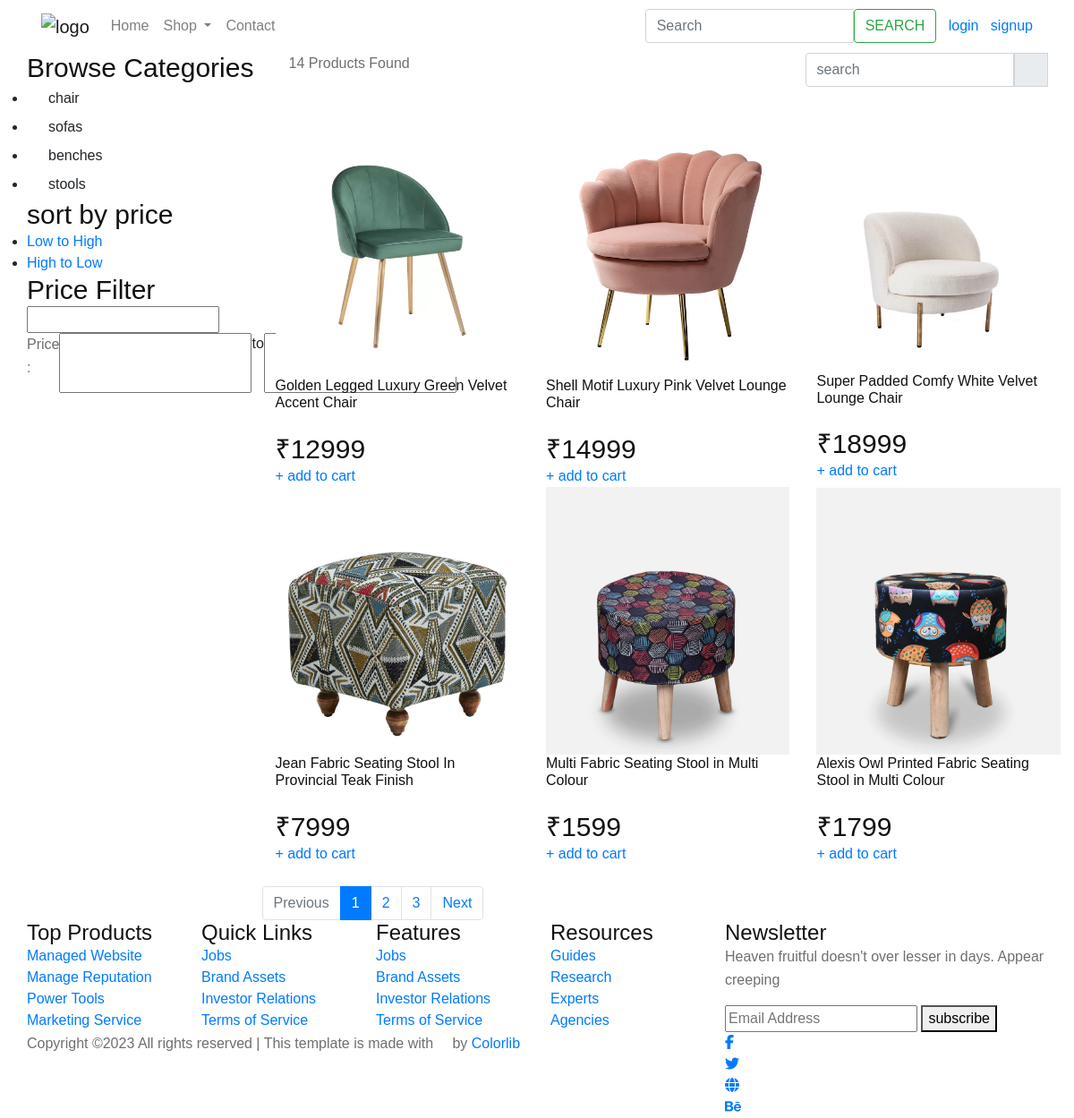
/store/, run on the app's committed database.
### category/models.py (models this page shows, shortened)
class Category(models.Model):
    category_name = models.CharField(max_length=50, unique=True)
    slug = models.SlugField(max_length=100, unique=True)
    description = models.TextField(max_length=255, blank=False)
    cat_image = models.ImageField(upload_to='photos/categories', blank=False)
    class Meta:
        verbose_name = 'category'
        verbose_name_plural = 'categories'
    def get_url(self):
        return reverse('products_by_category', args=[ self.slug])

### store/models.py (models this page shows, shortened)
class Product(models.Model):
    product_name = models.CharField(max_length=200,unique=True)
    slug         = models.SlugField(max_length=200,unique=True)
    description  =models.TextField(max_length=500, blank=True)
    price        =models.IntegerField()
    images       =models.ImageField(upload_to='photos/products')
    stock        =models.IntegerField()
    is_available =models.BooleanField(default=True)
    category     =models.ForeignKey(Category, on_delete=models.CASCADE)
    created_date =models.DateTimeField(auto_now_add=True)
    modified_date=models.DateTimeField(auto_now=True)
    def get_url(self):
        return reverse('product_detail', args=[self.category.slug, self.slug])

### store/views.py (the view)
# urls.py: path('store/', include("store.urls")),
def store(request, category_slug=None):
    categories = None
    products = None
    if category_slug != None:
        categories = get_object_or_404(Category, slug=category_slug)
        products = Product.objects.filter(category=categories, is_available=True)
        paginator=Paginator(products,2)
        page =request.GET.get('page')#capture the page number that comes with the url
        paged_products=paginator.get_page(page)
        product_count = products.count()
    else:
        products = Product.objects.all().filter(is_available=True).order_by('id')
        paginator=Paginator(products,6)
        page =request.GET.get('page')#capture the page number that comes with the url
        paged_products=paginator.get_page(page)#paged_products have 6 prducts
        product_count = products.count()
    context = {
        'products': paged_products,
        'product_count': product_count,
    }
    return render(request, 'store/allproducts.html', context)

### cart/context_processors.py (called while the page is built)
def counter(request):
    cart_count = 0
    if 'admin' in request.path:
        return {}
    else:
        try:
            cart = Cart.objects.filter(cart_id=_cart_id(request))
            if request.user.is_authenticated:
                cart_items = CartItem.objects.all().filter(user=request.user)
            else:
                cart_items = CartItem.objects.all().filter(cart=cart[:1])
            for cart_item in cart_items:
                cart_count += cart_item.quantity
        except Cart.DoesNotExist:
            cart_count = 0
    return dict(cart_count=cart_count)

### cart/views.py (called while the page is built)
def _cart_id(request):
    cart = request.session.session_key
    if not cart:
        cart = request.session.create()
    return cart

def _wishlist_id(request):
    wishlist = request.session.session_key
    if not wishlist:
        wishlist = request.session.create()
    return wishlist

### category/context_processors.py (called while the page is built)
def  menu_links(request):
    links=Category.objects.all()
    return {
       'links': links
    }

### store/context_processors.py (called while the page is built)
def wishlist_counter(request):
    wishlist_count = 0
    if 'admin' in request.path:
        return {}
    else:
        try:
            wishlist = Wishlist.objects.filter(wishlist_id=_wishlist_id(request))
            if request.user.is_authenticated:
                wishlist_items = WishlistItem.objects.all().filter(user=request.user)
            else:
                wishlist_items = WishlistItem.objects.all().filter(wishlist=wishlist[:1])
            for wishlist_item in wishlist_items:
                wishlist_count += 1
        except Wishlist.DoesNotExist:
            wishlist_count = 0
    return dict(wishlist_count=wishlist_count)

### templates/store/allproducts.html (shortened to what this page needs)
{% extends 'base.html' %}
{% load static %}
{% block content %}
<body>
  <section class="cat_product_area section_padding">
      <div class="container">
          <div class="row">
              <div class="col-lg-3">
                  <div class="left_sidebar_area">
                      <aside class="left_widgets p_filter_widgets">
                          <div class="l_w_title">
                              <h3>Browse Categories</h3>
                          </div>
                          <div class="widgets_inner">
                              <ul class="list">
                                  {% for category in links %}
                                  <li>
                                      <a class="dropdown-item" href="{{ category.get_url }}">{{ category.category_name }} </a>
                                  </li>
                                  {% endfor %}
                              </ul>
                          </div>
                      </aside>
                      <aside class="left_widgets p_filter_widgets">
                          <div class="l_w_title">
                              <h3>sort by price</h3>
                          </div>
                          <div class="widgets_inner">
                              <ul class="list">
                                  <li>
                                    <a href="{% url 'sort_by_price' %}?sort=low_to_high">Low to High</a>
                                  </li>
                                  <li>
                                    <a href="{% url 'sort_by_price' %}?sort=high_to_low">High to Low</a>
                                  </li>
                              </ul>
                          </div>
                      </aside>
                      <aside class="left_widgets p_filter_widgets price_rangs_aside">
                          <div class="l_w_title">
                              <h3>Price Filter</h3>
                          </div>
                          <div class="widgets_inner">
                              <div class="range_item">
                                  <input type="text" class="js-range-slider" value="" />
                                  <div class="d-flex">
                                      <div class="price_text">
                                          <p>Price :</p>
                                      </div>
                                      <div class="price_value d-flex justify-content-center">
                                          <input type="text" class="js-input-from" id="amount" readonly />
                                          <span>to</span>
                                      </div>
                                  </div>
                              </div>
                          </div>
                      </aside>
                  </div>
              </div>
              <div class="col-lg-9">
                  <div class="row">
                      <div class="col-lg-12">
                          <div class="product_top_bar d-flex justify-content-between align-items-center">
                              <div class="single_product_menu">
                                <p><span>{{product_count}} </span> Products Found</p>
                              </div>
                              <div class="single_product_menu d-flex">
                                  <div class="input-group">
                                      <input type="text" class="form-control" placeholder="search"
                                          aria-describedby="inputGroupPrepend">
                                    <div class="input-group-prepend">
                                          <span class="input-group-text" id="inputGroupPrepend"><i
                                                  class="ti-search"></i></span>
                              </div>
                                  </div>
                              </div>
                          </div>
                      </div>
                  </div>
                <div class="row align-items-center latest_product_inner" style="margin-top: 0px;">
                {% if sortby %}
                    {% for product in sortby %}
                    <div class="col-lg-4 col-sm-6">
                        <div class="single_product_item">
                            <a href="{{product.get_url}} "class="img-wrap">
                                <img src="{{product.images.url}}" alt="">
                            <div class="single_product_text">
                                <a href="{{ product.get_url }}"></a>
                                <h6>{{ product.product_name}}</h6><br>
                                <h3>₹{{ product.price}}</h3>
                                <a href="{% url 'add_cart' product.id  %}" class="add_cart">+ add to cart</a>
                                <a href="{% url 'add_wishlist' product.id %}" class="ti-heart"></a>
                            </div>
                        </div>
                    </div>
                    {% endfor %}
                  {% else %}
                  <div class="row align-items-center latest_product_inner" style="margin-top: 50px;">
                    {% for product in products %}
                    <div class="col-lg-4 col-sm-6">
                        <div class="single_product_item">
                            <a href="{{product.get_url}} "class="img-wrap">
                                <img src="{{product.images.url}}" alt="">
                            <div class="single_product_text">
                                <h6>{{ product.product_name}}</h6><br>
                                <h3>₹{{ product.price}}</h3>
                                <a href="{% url 'add_cart' product.id %}" class="add_cart">+ add to cart</a>
                                <a href="{% url 'add_wishlist' product.id %}" class="ti-heart"></a>
                            </div>
                        </div>
                    </div>
                    {% endfor %}
                {% endif %}
                <nav class="mt-4" aria-label="Page navigation sample" >
                    {% if products.has_other_pages %}
                      <ul class="pagination">
                            {% if products.has_previous %}
                        <li class="page-item"><a class="page-link" href="?page={{products.previous_page_number}}">Previous</a></li>
                            {% else %}
                            <li class="page-item disabled"><a class="page-link" href="#">Previous</a></li>
                            {% endif %}
                            {% for i in products.paginator.page_range %}
                                {% if products.number == i %}
                                <li class="page-item active"><a class="page-link" href="#">{{i}}</a></li>
                                {% else %}
                                    <li class="page-item"><a class="page-link" href="?page={{i}}">{{i}}</a></li>
                                {% endif %}
                        {% endfor %}
                            {% if products.has_next %}
                            <li class="page-item"><a class="page-link" href="?page={{products.next_page_number}}">Next</a></li>
                            {% else %}
                                <li class="page-item disabled"><a class="page-link" href="#">Next</a></li>
                            {% endif %}
                      </ul>
                    {% endif %}
                </nav>
                      </div>
                  </div>
              </div>
          </div>
      </div>
  </section>
</body>
</html>
{% endblock %}

### adminpanel/static/css/style.css (style rules this page uses)
html, body { height: 100%; font-family: "Cairo", sans-serif; -webkit-font-smoothing: antialiased; font-smooth: antialiased; }
h1, h2, h3, h4, h5, h6 { margin: 0; color: #111111; font-weight: 400; font-family: "Cairo", sans-serif; }
h3 { font-size: 30px; }
h6 { font-size: 16px; }
p { font-size: 16px; font-family: "Cairo", sans-serif; color: #6f6f6f; font-weight: 400; line-height: 26px; margin: 0 0 15px 0; }
img { max-width: 100%; }
ul, ol { padding: 0; margin: 0; }
body { top:0!important; }
@media only screen and (min-width: 1200px) { .container { max-width: 1170px; } }

### data on the page
Category: category_name "chair"
Category: category_name "sofas"
Category: category_name "benches"
Category: category_name "stools"
Product: images (picture), product_name "Golden Legged Luxury Green Velvet Accent Chair", price "12999"
Product: images (picture), product_name "Shell Motif Luxury Pink Velvet Lounge Chair", price "14999"
Product: images (picture), product_name "Super Padded Comfy White Velvet Lounge Chair", price "18999"
Product: images (picture), product_name "Jean Fabric Seating Stool In Provincial Teak Finish", price "7999"
Product: images (picture), product_name "Multi Fabric Seating Stool in Multi Colour", price "1599"
Product: images (picture), product_name "Alexis Owl Printed Fabric Seating Stool in Multi Colour", price "1799"

### other printed values
{{ product_count }} "14"
{{ i }} "1"
{{ i }} "2" "3"
